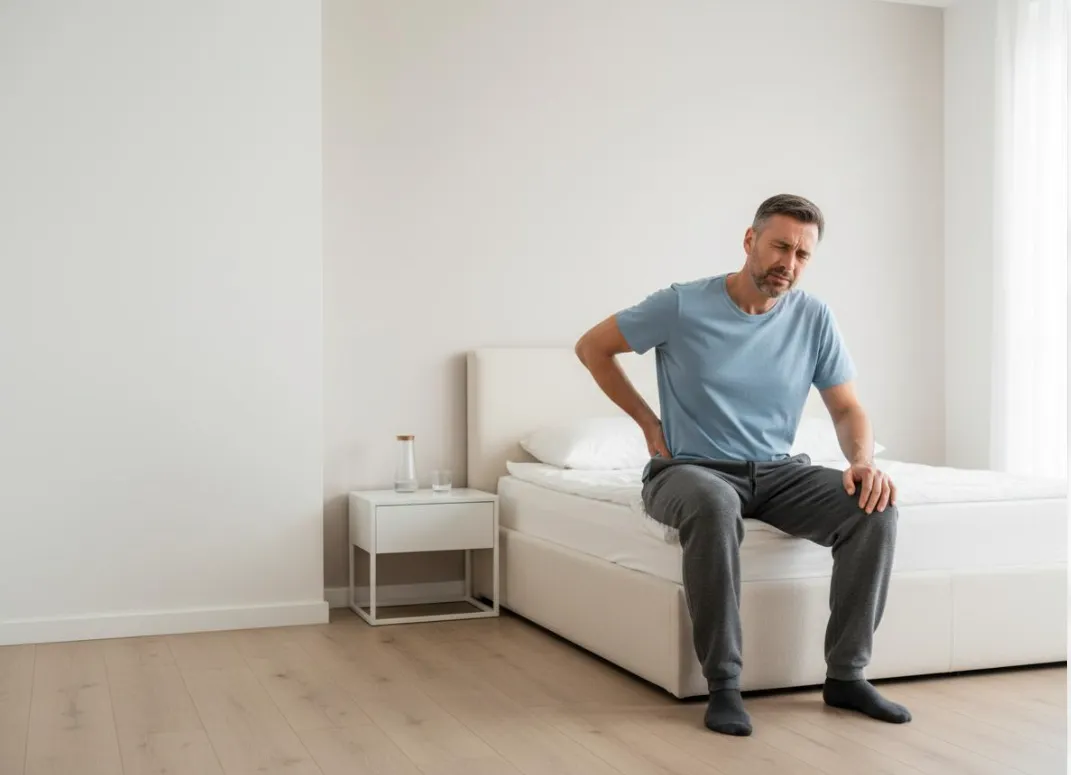
#> input picture extracted_media/image1.webp, 1071 x 775 px, found by its file name; its folder holds 6 pictures in this run; the run also reads 1 picture not shown here
$ python create_pdf.py
#> lines starting #> are read from the running program, lines starting #| are printed output that depends on the picture
import os
from PIL import Image as PILImage
from reportlab.lib.pagesizes import A4
from reportlab.platypus import SimpleDocTemplate, Paragraph, Spacer, Image as RLImage, HRFlowable
from reportlab.lib.styles import getSampleStyleSheet, ParagraphStyle
from reportlab.lib import colors
from reportlab.pdfbase import pdfmetrics
from reportlab.pdfbase.ttfonts import TTFont

# Register fonts
pdfmetrics.registerFont(TTFont('Arial', r'C:\Windows\Fonts\arial.ttf'))
#> (this line was passed over: reportlab is not available in this run)
pdfmetrics.registerFont(TTFont('Arial-Bold', r'C:\Windows\Fonts\arialbd.ttf'))
#> (this line was passed over: reportlab is not available in this run)
pdfmetrics.registerFont(TTFont('Arial-Italic', r'C:\Windows\Fonts\ariali.ttf'))
#> (this line was passed over: reportlab is not available in this run)

# Convert webp to png for reportlab
for img_name in ['image1', 'image2', 'image3']:
    webp_path = f'extracted_media/{img_name}.webp'
    png_path = f'extracted_media/{img_name}.png'
    if os.path.exists(webp_path):
        im = PILImage.open(webp_path)
        im.convert('RGB').save(png_path)
#> this loop made 3 passes
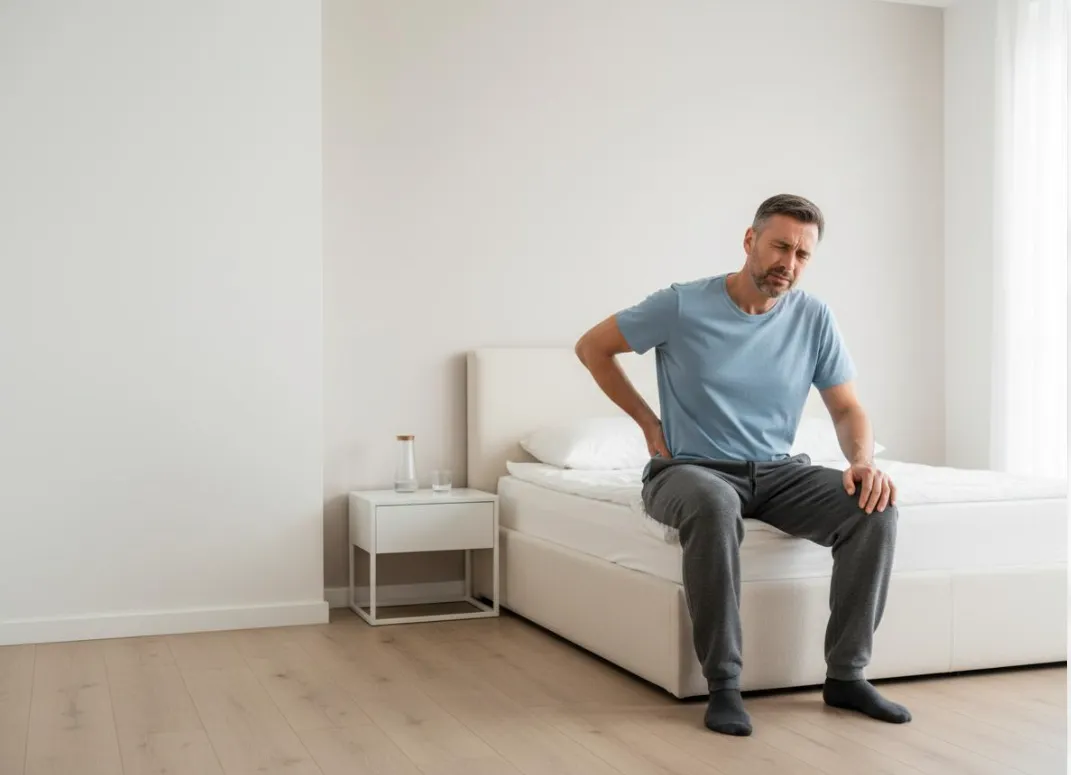
#> input picture extracted_media/image1.webp, 1071 x 775 px, found by its file name
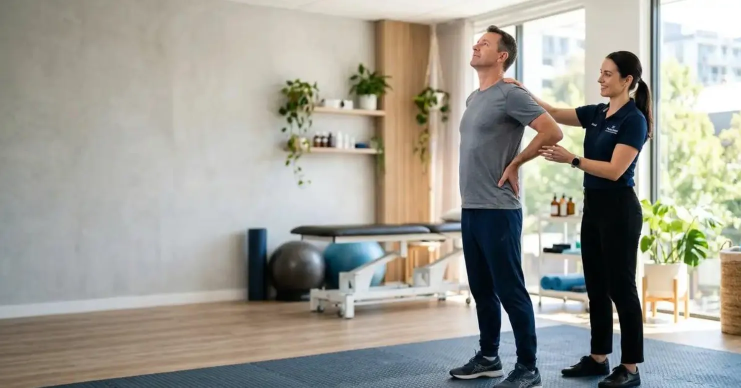
#> input picture extracted_media/image2.webp, 1482 x 775 px, found by its file name (shown at 1/2 size)
#> pass 3, `im = PILImage.open(webp_path)`:
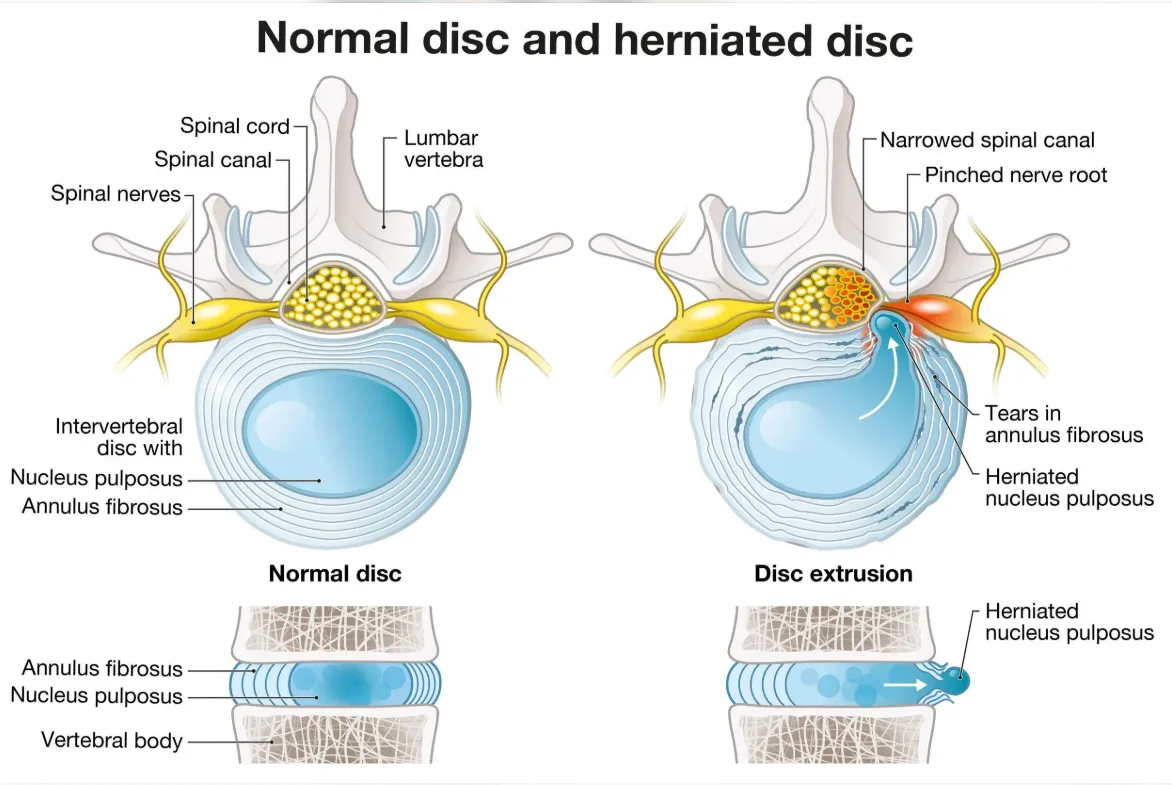
#> im: PIL image 1172x785 RGB; mean R, G, B 232.5, 235.8, 234.1

pdf_filename = 'thoat_vi_dia_dem.pdf'
#> (the run stopped early here; a loop or call above may not have finished)
